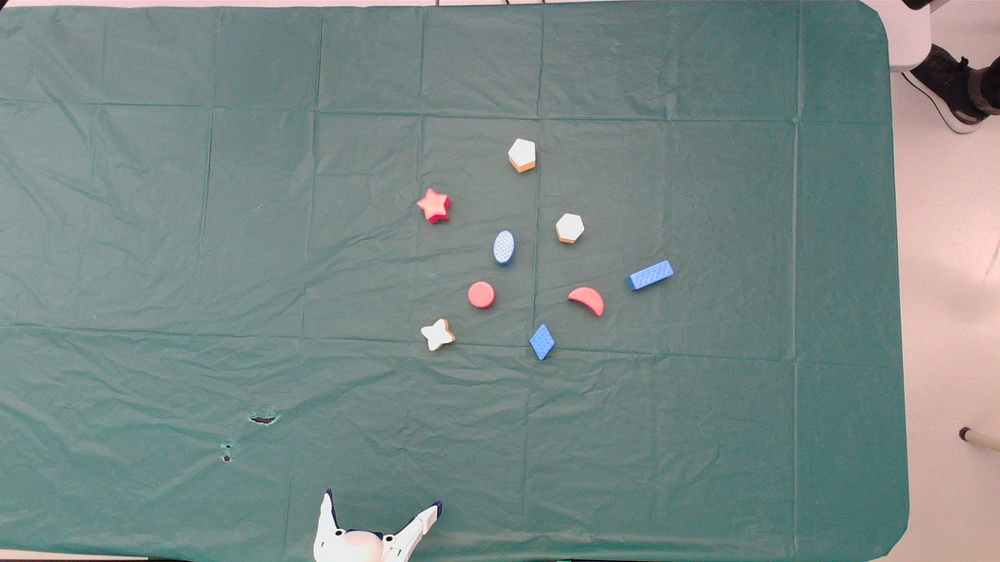
#> input picture Formation OpenCV/Photos/Green background/bloc_3.jpeg, 1000 x 562 px, shrunk from 1920 x 1080 before the run, found by its file name
$ python masking.py
#> lines starting #> are read from the running program, lines starting #| are printed output that depends on the picture; after the words box and inside, x2 and y2 are one past the last pixel; in counts of white or black regions, pixels touching at a corner belong together
import cv2 as cv
import numpy as np

# Reading Images
img = cv.imread('Photos/Green Background/bloc_3.jpeg') #read the image
#> img is the input picture: shape (562, 1000, 3); mean B, G, R 134.2, 136.7, 120.9
cv.imshow('Blocs', img)

blank = np.zeros(img.shape[:2], dtype='uint8') #important : mask needs to be the same size of the image

mask = cv.circle(blank, (img.shape[1]//2,img.shape[0]//2), 100, 255, -1)
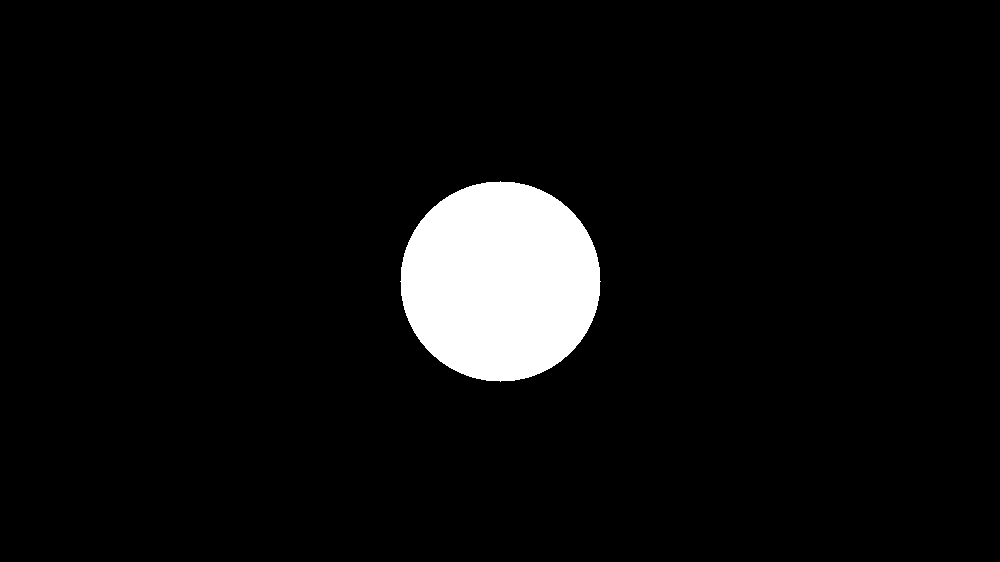
#> blank: shape (562, 1000); 5.6% white; 1 white region, box (x1, y1, x2, y2) and area: (400, 181, 601, 382) 31417

masked_image = cv.bitwise_and(img, img, mask=mask)
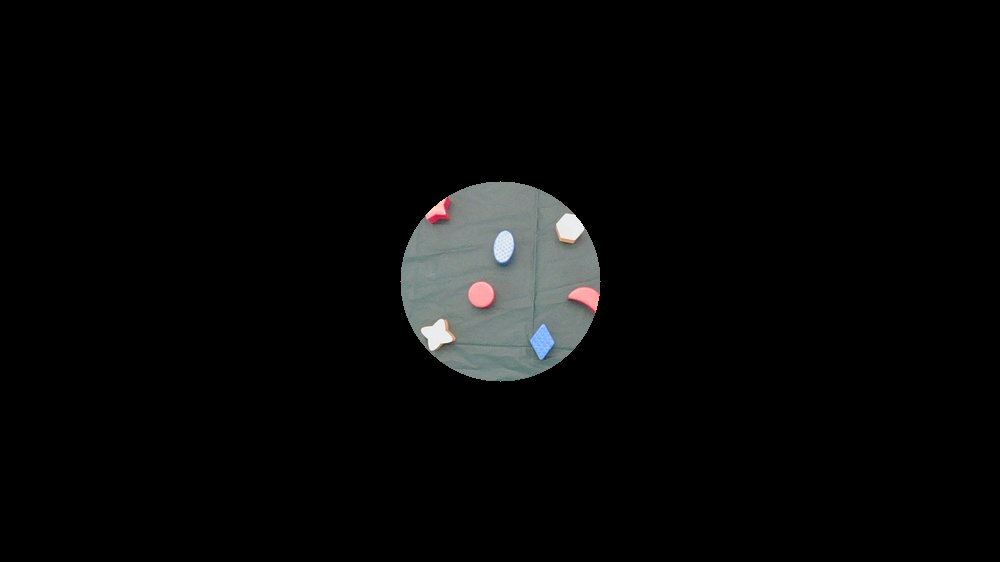
#> masked_image: shape (562, 1000, 3); mean B, G, R 7.8, 7.9, 7.5
cv.imshow('Masked Image', masked_image)

print(mask.shape)
#| (562, 1000)

cv.waitKey(0)

$ run again, with Formation OpenCV/Photos/Brown background/bloc_3.jpeg copied over Formation OpenCV/Photos/Green background/bloc_3.jpeg
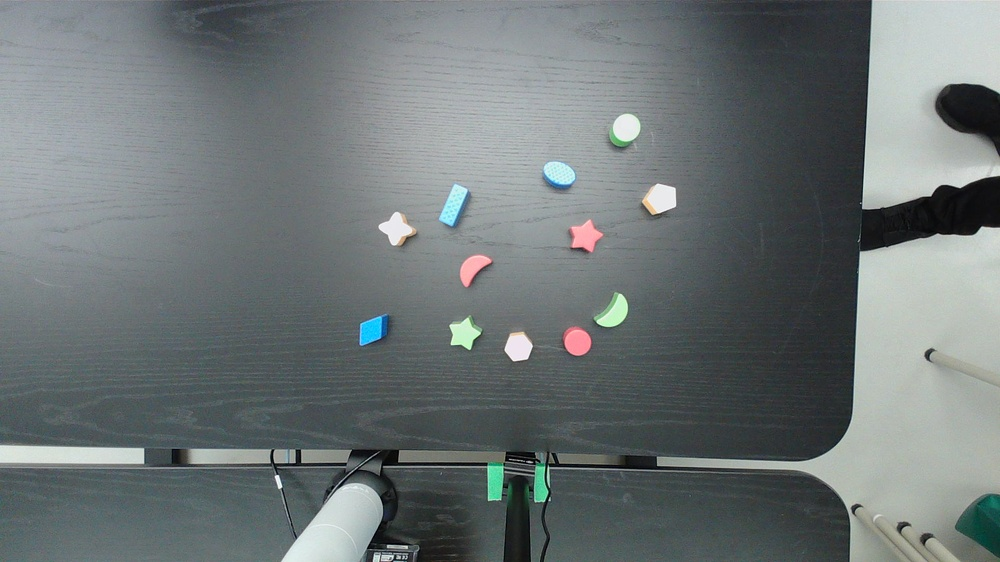
#> input picture Formation OpenCV/Photos/Brown background/bloc_3.jpeg, 1000 x 562 px, shrunk from 1920 x 1080 before the run, found by its file name
#> img is the input picture: shape (562, 1000, 3); mean B, G, R 117.9, 117.2, 109.7
#> blank: shape (562, 1000); 5.6% white; 1 white region, box (x1, y1, x2, y2) and area: (400, 181, 601, 382) 31417
#> `masked_image = cv.bitwise_and(img, img, mask=mask)`:
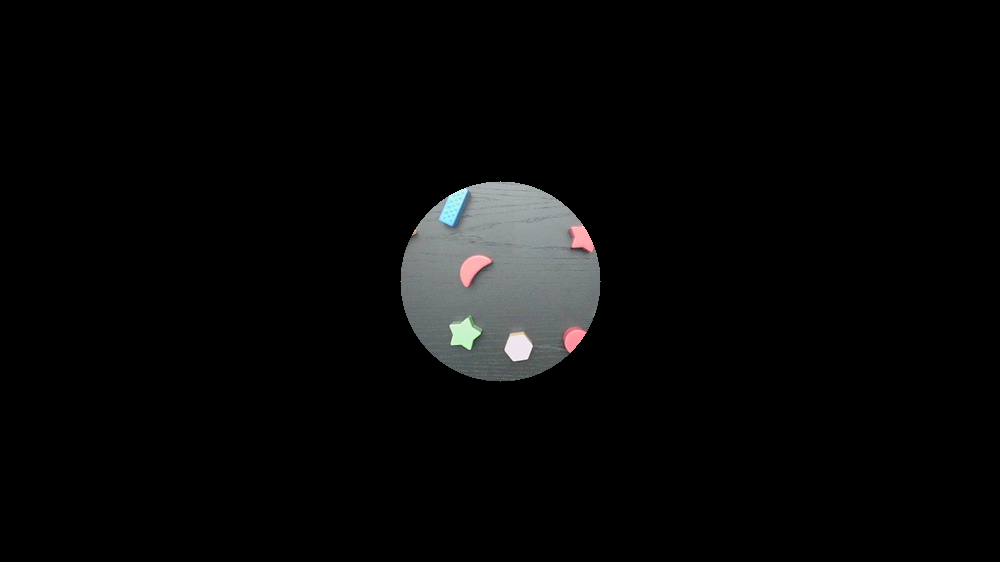
#> masked_image: shape (562, 1000, 3); mean B, G, R 7.6, 7.6, 7.4
#| (562, 1000)
